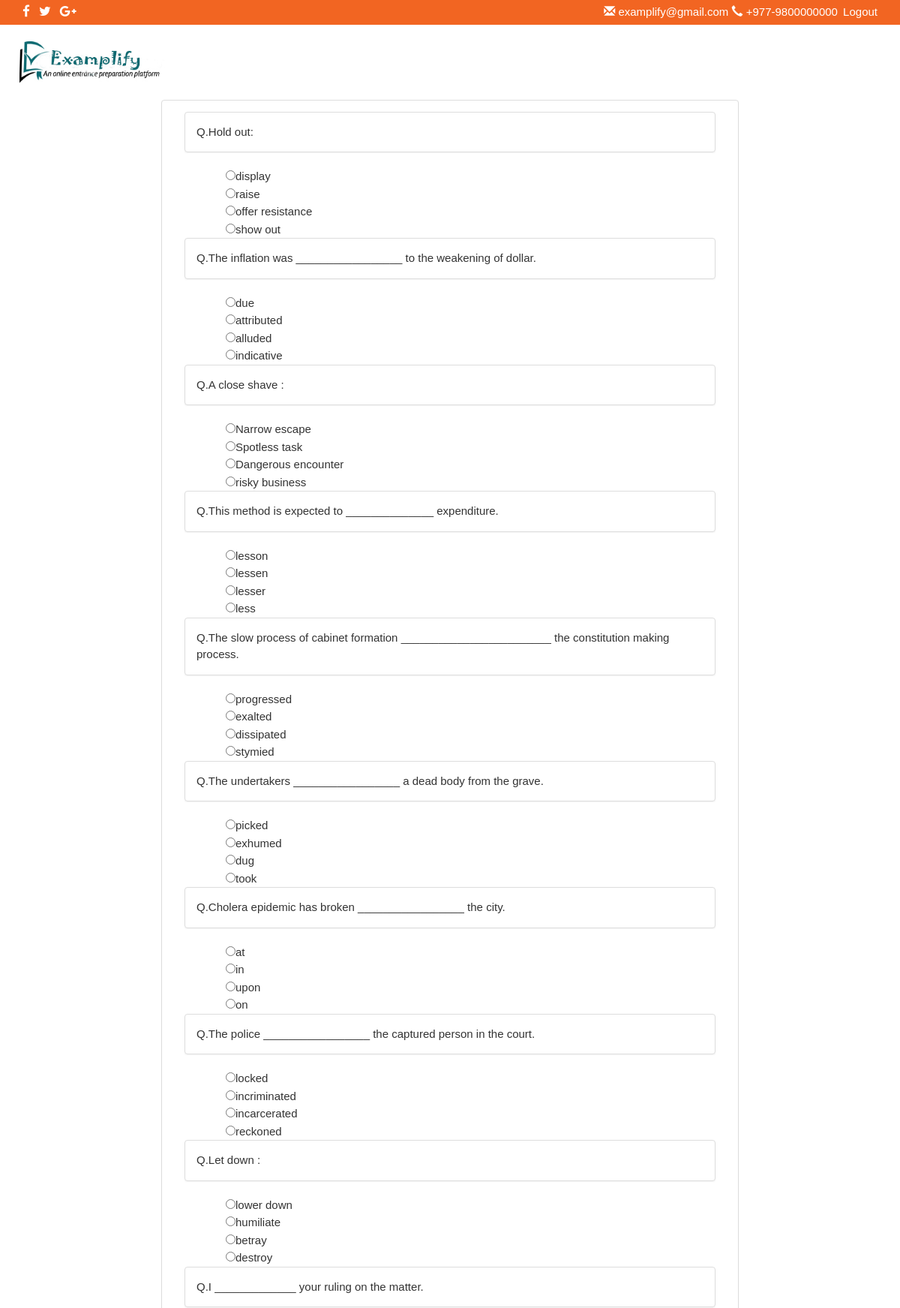
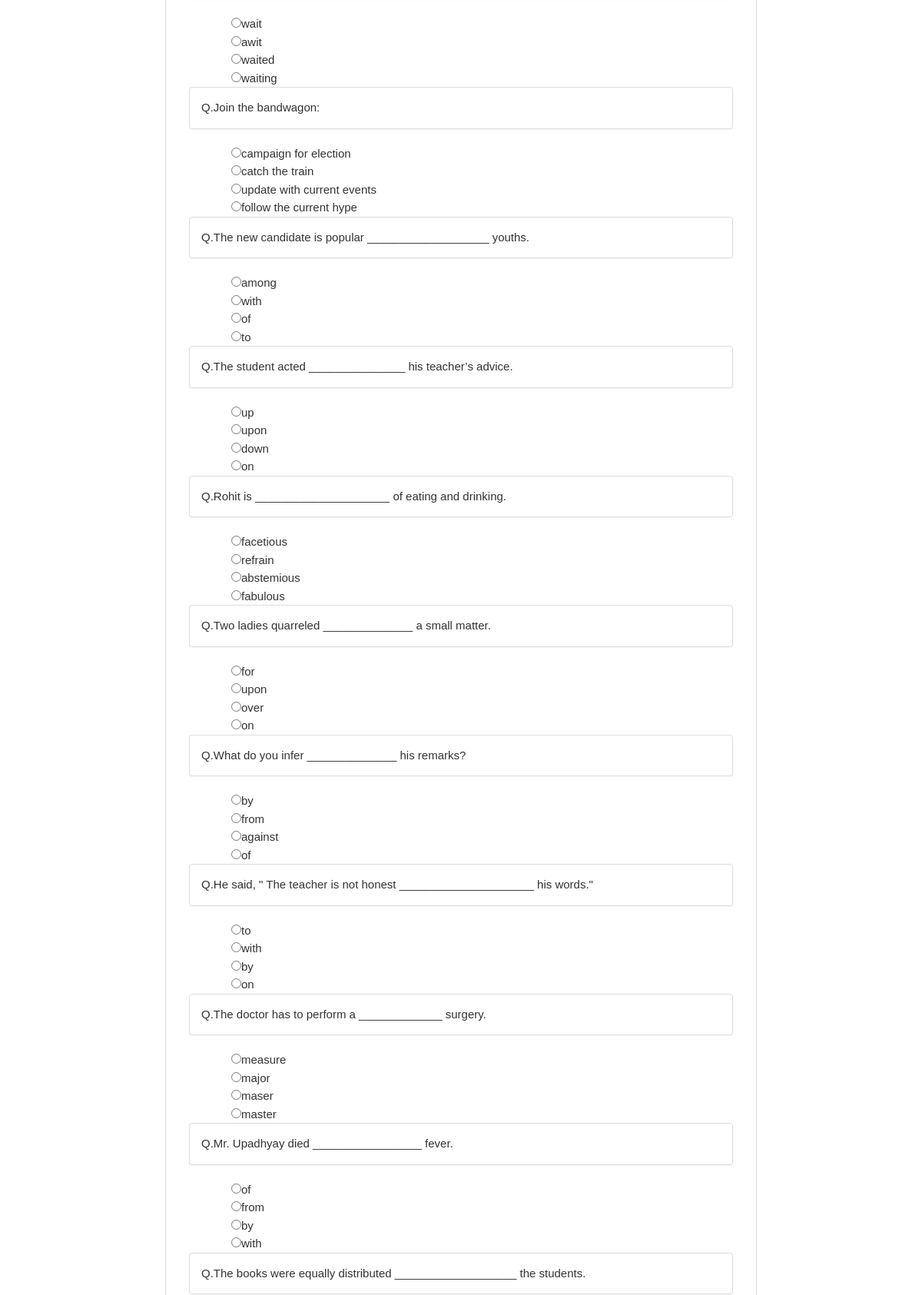
/english/ (upper part), run on the app's committed database (2 pictures, top to bottom).
### mainapp/models.py (models this page shows, shortened)
class Questions(models.Model):
    question = models.TextField(max_length=200, default="")
    option1 = models.CharField(max_length=50, default="")
    option2 = models.CharField(max_length=50, default="")
    option3 = models.CharField(max_length=50, default="")
    option4 = models.CharField(max_length=50, default="")
    mark = (('option1', 'option1'), ('option2', 'option2'), ('option3', 'option3'), ('option4', 'option4'))
    answer = models.CharField(max_length=10, choices=mark, default="")
    exam = models.ForeignKey(Exam)

### mainapp/views.py (the view)
# urls.py: url(r'^english/$', views.EnglishView.as_view(), name='English'),
class EnglishView(generic.ListView):
    template_name = 'mainapp/English.html'
    def get_queryset(self):
        return random.sample(list(Questions.objects.filter(exam=4).values()[:100]), 25)

### mainapp/templates/mainapp/English.html (shortened to what this page needs)
<html>
{% load static %}
<head>
<link rel="stylesheet" href="https://maxcdn.bootstrapcdn.com/bootstrap/3.3.7/css/bootstrap.min.css"
>
<link rel="stylesheet" href="https://maxcdn.bootstrapcdn.com/bootstrap/3.3.7/css/bootstrap-theme.min.css"
>
  <link  rel="stylesheet" type="text/css" href="{% static 'mainapp/css/english.css' %}">
  <link  rel="stylesheet" href="http://cdnjs.cloudflare.com/ajax/libs/font-awesome/4.6.3/css/font-awesome.min.css">
  <link rel="stylesheet" type="text/css" href="{% static 'mainapp/w3.css' %}">
</head>
<body>
  <div class="container-fluid topbar" >
    <div class="container">
      <div class="row" >
        <div class="col-sm-6" >
          <a href='https://www.facebook.com' target="_blank" data-toogle="toottip" data-placement:"bottom" title="Facebook"class="social" ><i class="fa fa-facebook" style="font-size:17px; color:white;"> </i></a>
          <a href='https://twitter.com/login' target="_blank" data-toogle="toottip" data-placement:"bottom" title="Twitter" class="social"><i class="fa fa-twitter" style="font-size:17px; color:white;"> </i></a>
          <a href='https://plus.google.com/' target="_blank" data-toogle="toottip" data-placement:"bottom" title="Google plus"class="social"><i class="fa fa-google-plus" style="font-size:17px; color:white;"> </i></a>
        </div>
        <div class="col-sm-6 contact text-right">
          <span class="glyphicon glyphicon-envelope" ></span> examplify@gmail.com
          <span class="glyphicon glyphicon-earphone"></span> +977-9800000000
            <a href="{% url 'logout' %}" style="text-decoration:none; margin-left:3px;"> Logout</a>
        </div>
      </div>
    </div>
  </div>
<div class="timerwala">
<div class="row">
    <div class="col-md-4 col-sm-4"> <img class="logoko" src="{% static 'mainapp/images/examplifylogo.jpg' %}" width="200px">   </div>
    <div class=" cancelko col-md-4 col-sm-4"></div>
    <div id="timer" class="timerko col-md-4 col-sm-4"></div>
                                                     </div>
    </div>
<div class=" questionko container-fluid" style="margin-top:100px;">
    <div class="row">
        <div class="col-md-8 col-md-offset-2">
            <div class="panel panel-default">
            <div class="panel-body">
<form action="{%url 'result' %}" method="post">
    {% for questions in object_list %}
    <div class="col-md-12">
        <div class="panel panel-default">
            <div class="panel-body">
Q.{{ questions.question }}<br>
            </div>
            </div>
    </div>
<div class="radiobtn">
    <input type="radio" name="{{questions.id}}" value="option1" id="option1">{{ questions.option1 }}<br>
    <input type="radio" name="{{questions.id}}" value="option2" id="option2">{{ questions.option2}}<br>
    <input type="radio" name="{{questions.id}}" value="option3" id="option3">{{ questions.option3 }}<br>
    <input type="radio" name="{{questions.id}}" value="option4"  id="option4">{{ questions.option4 }}<br>
</div>
{% endfor %}
</form>
                </div>
                </div>
        </div>
    </div>
    </div>
</body>
</html>

### mainapp/static/mainapp/css/english.css (style rules this page uses)
body { background-image: url("images/back.jpg"); background-repeat: no-repeat; background-size: cover; }
.topbar { background: #F26522; padding: 5px 0; }
.social { margin-right: 8px; }
.contact { color:white; }
.timerwala { width: 100%; margin-top: 10px; margin-bottom: 20px; padding-left: 20px; padding-right: 10px; position: fixed; height: 50px; z-index: 1; }
.cancelko { background-color: white; height: 30px; }
.logoko { height: 75px; }
#timer { color: #12ed16; font-family: cursive; font-size: 50px; text-shadow: 2px 3px 10px darkmagenta; padding-left: 250px; }
.questionko { margin-top: 70px; }
.radiobtn { padding-left: 70px; }

### mainapp/static/mainapp/w3.css (style rules this page uses)
html { box-sizing:border-box }
*,*:before,*:after { box-sizing:inherit }
html { -ms-text-size-adjust:100%;-webkit-text-size-adjust:100% }
body { margin:0 }
a { background-color:transparent;-webkit-text-decoration-skip:objects }
img { border-style:none }
button,input,select,textarea { font:inherit;margin:0 }
button,input { overflow:visible }
[type=checkbox],[type=radio] { padding:0 }
html,body { font-family:Verdana,sans-serif;font-size:15px;line-height:1.5 }
html { overflow-x:hidden }
img { margin-bottom:-5px }
a { color:inherit }

### data on the page
Questions: question "Hold out:", option1 "display", option2 "raise", option3 "offer resistance", option4 "show out"
Questions: question "The inflation was _________________ to the weakening of dollar.", option1 "due", option2 "attributed", option3 "alluded", option4 "indicative"
Questions: question "A close shave :", option1 "Narrow escape", option2 "Spotless task", option3 "Dangerous encounter", option4 "risky business"
Questions: question "This method is expected to ______________ expenditure.", option1 "lesson", option2 "lessen", option3 "lesser", option4 "less"
Questions: question "The slow process of cabinet formation ________________________ the constitution making process.", option1 "progressed", option2 "exalted", option3 "dissipated", option4 "stymied"
Questions: question "The undertakers _________________ a dead body from the grave.", option1 "picked", option2 "exhumed", option3 "dug", option4 "took"
Questions: question "Cholera epidemic has broken _________________ the city.", option1 "at", option2 "in", option3 "upon", option4 "on"
Questions: question "The police _________________ the captured person in the court.", option1 "locked", option2 "incriminated", option3 "incarcerated", option4 "reckoned"
Questions: question "Let down :", option1 "lower down", option2 "humiliate", option3 "betray", option4 "destroy"
Questions: question "I _____________ your ruling on the matter.", option1 "wait", option2 "awit", option3 "waited", option4 "waiting"
Questions: question "Join the bandwagon:", option1 "campaign for election", option2 "catch the train", option3 "update with current events", option4 "follow the current hype"
Questions: question "The new candidate is popular ___________________ youths.", option1 "among", option2 "with", option3 "of", option4 "to"
Questions: question "The student acted _______________ his teacher’s advice.", option1 "up", option2 "upon", option3 "down", option4 "on"
Questions: question "Rohit is _____________________ of eating and drinking.", option1 "facetious", option2 "refrain", option3 "abstemious", option4 "fabulous"
Questions: question "Two ladies quarreled ______________ a small matter.", option1 "for", option2 "upon", option3 "over", option4 "on"
Questions: question "What do you infer ______________ his remarks?", option1 "by", option2 "from", option3 "against", option4 "of"
Questions: question "He said, \" The teacher is not honest _____________________ his words.\"", option1 "to", option2 "with", option3 "by", option4 "on"
Questions: question "The doctor has to perform a _____________ surgery.", option1 "measure", option2 "major", option3 "maser", option4 "master"
Questions: question "Mr. Upadhyay died _________________ fever.", option1 "of", option2 "from", option3 "by", option4 "with"
Questions: question "The books were equally distributed ___________________ the students."
